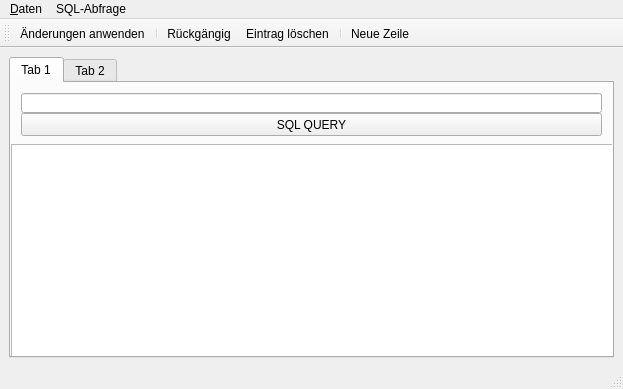
<?xml version="1.0" encoding="UTF-8"?>
<ui version="4.0">
 <class>Editor</class>
 <widget class="QMainWindow" name="Editor">
  <property name="geometry">
   <rect>
    <x>0</x>
    <y>0</y>
    <width>623</width>
    <height>389</height>
   </rect>
  </property>
  <property name="minimumSize">
   <size>
    <width>0</width>
    <height>0</height>
   </size>
  </property>
  <property name="windowTitle">
   <string notr="true">Editor</string>
  </property>
  <property name="windowIcon">
   <iconset>
    <normaloff>:/images/images/table_edit.png</normaloff>
    <normalon>:/images/images/table_edit.png</normalon>:/images/images/table_edit.png</iconset>
  </property>
  <widget class="QWidget" name="centralwidget">
   <layout class="QGridLayout" name="gridLayout">
    <item row="0" column="0">
     <widget class="QTabWidget" name="tabWidget">
      <property name="currentIndex">
       <number>0</number>
      </property>
      <widget class="QWidget" name="tab">
       <attribute name="title">
        <string>Tab 1</string>
       </attribute>
       <widget class="QLineEdit" name="queryTextEdit">
        <property name="geometry">
         <rect>
          <x>10</x>
          <y>10</y>
          <width>581</width>
          <height>20</height>
         </rect>
        </property>
        <property name="maximumSize">
         <size>
          <width>16777215</width>
          <height>9999999</height>
         </size>
        </property>
       </widget>
       <widget class="QPushButton" name="stqrtQueryButton">
        <property name="geometry">
         <rect>
          <x>10</x>
          <y>30</y>
          <width>581</width>
          <height>23</height>
         </rect>
        </property>
        <property name="maximumSize">
         <size>
          <width>16777215</width>
          <height>16777215</height>
         </size>
        </property>
        <property name="text">
         <string>SQL QUERY</string>
        </property>
       </widget>
       <widget class="QTableView" name="tableView">
        <property name="geometry">
         <rect>
          <x>0</x>
          <y>61</y>
          <width>605</width>
          <height>221</height>
         </rect>
        </property>
        <property name="autoScroll">
         <bool>false</bool>
        </property>
        <property name="autoScrollMargin">
         <number>1</number>
        </property>
        <property name="selectionMode">
         <enum>QAbstractItemView::SingleSelection</enum>
        </property>
        <property name="selectionBehavior">
         <enum>QAbstractItemView::SelectRows</enum>
        </property>
       </widget>
      </widget>
      <widget class="QWidget" name="tab_2">
       <attribute name="title">
        <string>Tab 2</string>
       </attribute>
      </widget>
     </widget>
    </item>
   </layout>
  </widget>
  <widget class="QMenuBar" name="menubar">
   <property name="geometry">
    <rect>
     <x>0</x>
     <y>0</y>
     <width>623</width>
     <height>21</height>
    </rect>
   </property>
   <widget class="QMenu" name="menu_Daten">
    <property name="title">
     <string>&amp;Daten</string>
    </property>
    <widget class="QMenu" name="menu_Exportieren">
     <property name="title">
      <string>&amp;Exportieren</string>
     </property>
     <addaction name="action_xls"/>
    </widget>
    <addaction name="menu_Exportieren"/>
    <addaction name="action_Importieren"/>
   </widget>
   <widget class="QMenu" name="menu_SQL">
    <property name="title">
     <string>SQL-Abfrage</string>
    </property>
    <addaction name="actionAntworten_exportieren"/>
   </widget>
   <addaction name="menu_Daten"/>
   <addaction name="menu_SQL"/>
  </widget>
  <widget class="QStatusBar" name="statusbar"/>
  <widget class="QToolBar" name="toolBar">
   <property name="windowTitle">
    <string>Werkzeugleiste</string>
   </property>
   <attribute name="toolBarArea">
    <enum>TopToolBarArea</enum>
   </attribute>
   <attribute name="toolBarBreak">
    <bool>false</bool>
   </attribute>
   <addaction name="action_anwenden"/>
   <addaction name="separator"/>
   <addaction name="action_zurueck"/>
   <addaction name="action_loeschen"/>
   <addaction name="separator"/>
   <addaction name="action_newline"/>
  </widget>
  <action name="action_xls">
   <property name="icon">
    <iconset>
     <normaloff>:/images/images/file_extension_xls.png</normaloff>:/images/images/file_extension_xls.png</iconset>
   </property>
   <property name="text">
    <string>als .xls</string>
   </property>
  </action>
  <action name="action_anwenden">
   <property name="icon">
    <iconset>
     <normaloff>:/images/images/accept.png</normaloff>:/images/images/accept.png</iconset>
   </property>
   <property name="text">
    <string>Änderungen anwenden</string>
   </property>
   <property name="toolTip">
    <string>Änderungen übernehmen.</string>
   </property>
   <property name="statusTip">
    <string>Änderungen übernehmen.</string>
   </property>
  </action>
  <action name="action_loeschen">
   <property name="icon">
    <iconset>
     <normaloff>:/images/images/cancel.png</normaloff>:/images/images/cancel.png</iconset>
   </property>
   <property name="text">
    <string>Eintrag löschen</string>
   </property>
   <property name="toolTip">
    <string>Markierten Eintrag löschen.</string>
   </property>
   <property name="statusTip">
    <string>Markierten Eintrag löschen.</string>
   </property>
  </action>
  <action name="action_zurueck">
   <property name="icon">
    <iconset>
     <normaloff>:/images/images/arrow_undo.png</normaloff>:/images/images/arrow_undo.png</iconset>
   </property>
   <property name="text">
    <string>Rückgängig</string>
   </property>
   <property name="toolTip">
    <string>Änderungen rückgängig machen.</string>
   </property>
   <property name="statusTip">
    <string>Änderungen rückgängig machen.</string>
   </property>
  </action>
  <action name="action_newline">
   <property name="icon">
    <iconset>
     <normaloff>:/images/images/plus.png</normaloff>:/images/images/plus.png</iconset>
   </property>
   <property name="text">
    <string>Neue Zeile</string>
   </property>
   <property name="toolTip">
    <string>Fügt eine neue Zeile in die Datenbank ein.</string>
   </property>
   <property name="statusTip">
    <string>Neue Zeile am Ende der Datenbank hinzufügen.</string>
   </property>
  </action>
  <action name="actionAntworten_exportieren">
   <property name="text">
    <string>Antworten exportieren</string>
   </property>
   <property name="statusTip">
    <string/>
   </property>
  </action>
  <action name="action_Importieren">
   <property name="text">
    <string>Datenbank &amp;importieren</string>
   </property>
   <property name="toolTip">
    <string>Importiert eine Datenbank</string>
   </property>
   <property name="shortcut">
    <string>Ctrl+I</string>
   </property>
  </action>
 </widget>
 <resources/>
 <connections/>
</ui>
